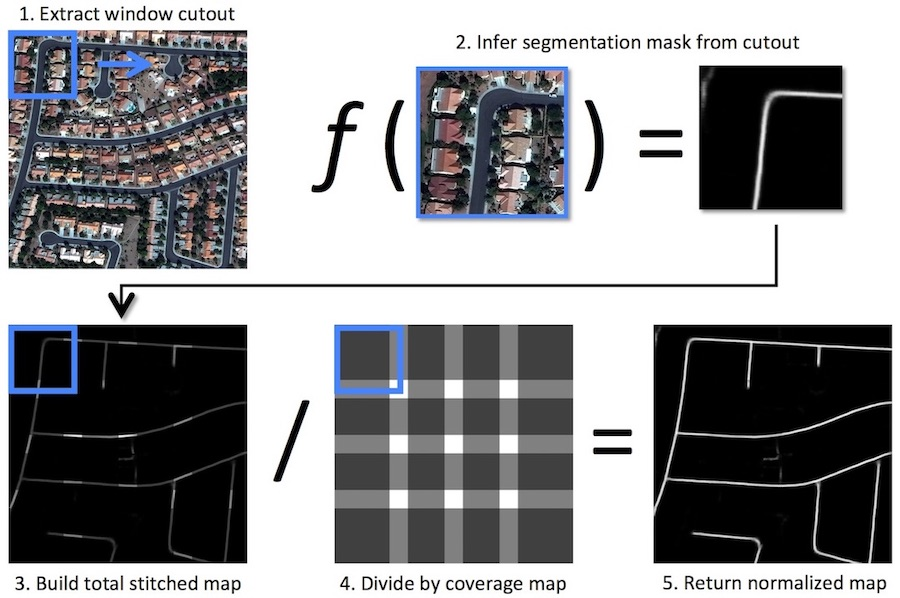
#> input picture notebooks/dar_tutorial_cpu/images/basiss_test.jpg, 900 x 598 px; its folder holds only this picture in this run
$ python -i medial_axis_weight.py   (imports and definitions only)   (older library calls are emulated)
#> lines starting #> are read from the running program, lines starting #| are printed output that depends on the picture; after the words box and inside, x2 and y2 are one past the last pixel; in counts of white or black regions, pixels touching at a corner belong together
#!/usr/bin/env python3
# -*- coding: utf-8 -*-
"""
Created on Sat Feb  1 00:09:24 2020

@author: avanetten
Update to:
    https://github.com/scikit-image/scikit-image/blob/master/skimage/morphology/_skeletonize.py#L364
"""

import sys

# add path of scikit-image
# skimage_path = '/Users/avanetten/opt/anaconda3/envs/solaris/lib/python3.6/site-packages/skimage/morphology'
# sys.path.append(skimage_path)

import numpy as np
from scipy import ndimage as ndi
import skimage
# from skimage.morphology import *
from skimage.morphology._skeletonize import _table_lookup, _pattern_of
from skimage.morphology._skeletonize_cy import (_skeletonize_loop,
                                                _table_lookup_index)


_eight_connect = ndi.generate_binary_structure(2, 2)


###############################################################################
def medial_axis_weight(image, weight_arr=None, mask=None,
                       return_distance=False,
                       verbose=False):
    """
    Compute the medial axis transform of a binary image, use weight_arr if
    desired
    Parameters
    ----------
    image : binary ndarray, shape (M, N)
        The image of the shape to be skeletonized.
    mask : binary ndarray, shape (M, N), optional
        If a mask is given, only those elements in `image` with a true
        value in `mask` are used for computing the medial axis.
    return_distance : bool, optional
        If true, the distance transform is returned as well as the skeleton.
    Returns
    -------
    out : ndarray of bools
        Medial axis transform of the image
    dist : ndarray of ints, optional
        Distance transform of the image (only returned if `return_distance`
        is True)
    See also
    --------
    skeletonize
    Notes
    -----
    This algorithm computes the medial axis transform of an image
    as the ridges of its distance transform.
    The different steps of the algorithm are as follows
     * A lookup table is used, that assigns 0 or 1 to each configuration of
       the 3x3 binary square, whether the central pixel should be removed
       or kept. We want a point to be removed if it has more than one neighbor
       and if removing it does not change the number of connected components.
     * The distance transform to the background is computed, as well as
       the cornerness of the pixel.
     * The foreground (value of 1) points are ordered by
       the distance transform, then the cornerness.
     * A cython function is called to reduce the image to its skeleton. It
       processes pixels in the order determined at the previous step, and
       removes or maintains a pixel according to the lookup table. Because
       of the ordering, it is possible to process all pixels in only one
       pass.
    Examples
    --------
    >>> square = np.zeros((7, 7), dtype=np.uint8)
    >>> square[1:-1, 2:-2] = 1
    >>> square
    array([[0, 0, 0, 0, 0, 0, 0],
           [0, 0, 1, 1, 1, 0, 0],
           [0, 0, 1, 1, 1, 0, 0],
           [0, 0, 1, 1, 1, 0, 0],
           [0, 0, 1, 1, 1, 0, 0],
           [0, 0, 1, 1, 1, 0, 0],
           [0, 0, 0, 0, 0, 0, 0]], dtype=uint8)
    >>> medial_axis(square).astype(np.uint8)
    array([[0, 0, 0, 0, 0, 0, 0],
           [0, 0, 1, 0, 1, 0, 0],
           [0, 0, 0, 1, 0, 0, 0],
           [0, 0, 0, 1, 0, 0, 0],
           [0, 0, 0, 1, 0, 0, 0],
           [0, 0, 1, 0, 1, 0, 0],
           [0, 0, 0, 0, 0, 0, 0]], dtype=uint8)
    """

    if verbose:
        print("medial_axis_transform: image.shape:", image.shape)
        if weight_arr is not None:
            print("medial_axis_transform: weight_arr.shape:", weight_arr.shape)

    global _eight_connect
    if mask is None:
        masked_image = image.astype(np.bool)
    else:
        masked_image = image.astype(bool).copy()
        masked_image[~mask] = False
    #
    # Build lookup table - three conditions
    # 1. Keep only positive pixels (center_is_foreground array).
    # AND
    # 2. Keep if removing the pixel results in a different connectivity
    # (if the number of connected components is different with and
    # without the central pixel)
    # OR
    # 3. Keep if # pixels in neighbourhood is 2 or less
    # Note that table is independent of image
    center_is_foreground = (np.arange(512) & 2**4).astype(bool)
    table = (center_is_foreground  # condition 1.
                &
            (np.array([ndi.label(_pattern_of(index), _eight_connect)[1] !=
                       ndi.label(_pattern_of(index & ~ 2**4),
                                    _eight_connect)[1]
                       for index in range(512)])  # condition 2
                |
        np.array([np.sum(_pattern_of(index)) < 3 for index in range(512)]))
        # condition 3
            )

    # Build distance transform
    distance = ndi.distance_transform_edt(masked_image)
    if verbose:
        print("medial_axis_transform: init distance.shape:", distance.shape)
    if return_distance:
        store_distance = distance.copy()

    if weight_arr is not None:
        distance = distance * weight_arr

    # Corners
    # The processing order along the edge is critical to the shape of the
    # resulting skeleton: if you process a corner first, that corner will
    # be eroded and the skeleton will miss the arm from that corner. Pixels
    # with fewer neighbors are more "cornery" and should be processed last.
    # We use a cornerness_table lookup table where the score of a
    # configuration is the number of background (0-value) pixels in the
    # 3x3 neighbourhood
    cornerness_table = np.array([9 - np.sum(_pattern_of(index))
                                 for index in range(512)])
    corner_score = _table_lookup(masked_image, cornerness_table)

    # Define arrays for inner loop
    i, j = np.mgrid[0:image.shape[0], 0:image.shape[1]]
    result = masked_image.copy()
    distance = distance[result]

    if verbose:
        print("medial_axis_transform: stage2 distance.shape:", distance.shape)

    i = np.ascontiguousarray(i[result], dtype=np.intp)
    j = np.ascontiguousarray(j[result], dtype=np.intp)
    result = np.ascontiguousarray(result, np.uint8)

    # Determine the order in which pixels are processed.
    # We use a random # for tiebreaking. Assign each pixel in the image a
    # predictable, random # so that masking doesn't affect arbitrary choices
    # of skeletons
    #
    generator = np.random.RandomState(0)
    tiebreaker = generator.permutation(np.arange(masked_image.sum()))
    order = np.lexsort((tiebreaker,
                        corner_score[masked_image],
                        distance))
    if verbose:
        print("medial_axis_transform: distance.shape:", distance.shape)
        print("medial_axis_transform: corner_score[masked_image].shape:",
              corner_score[masked_image].shape)
        print("medial_axis_transform: tiebreakder.shape:",
              tiebreaker.shape)

    order = np.ascontiguousarray(order, dtype=np.int32)

    table = np.ascontiguousarray(table, dtype=np.uint8)
    # Remove pixels not belonging to the medial axis
    _skeletonize_loop(result, i, j, order, table)

    result = result.astype(bool)
    if mask is not None:
        result[~mask] = image[~mask]
    if return_distance:
        return result, store_distance
    else:
        return result


###############################################################################
# [171 lines left out: function medial_axis_sort, not called in this run]

>>> import cv2
>>> picture = cv2.imread('../../notebooks/dar_tutorial_cpu/images/basiss_test.jpg', cv2.IMREAD_GRAYSCALE)
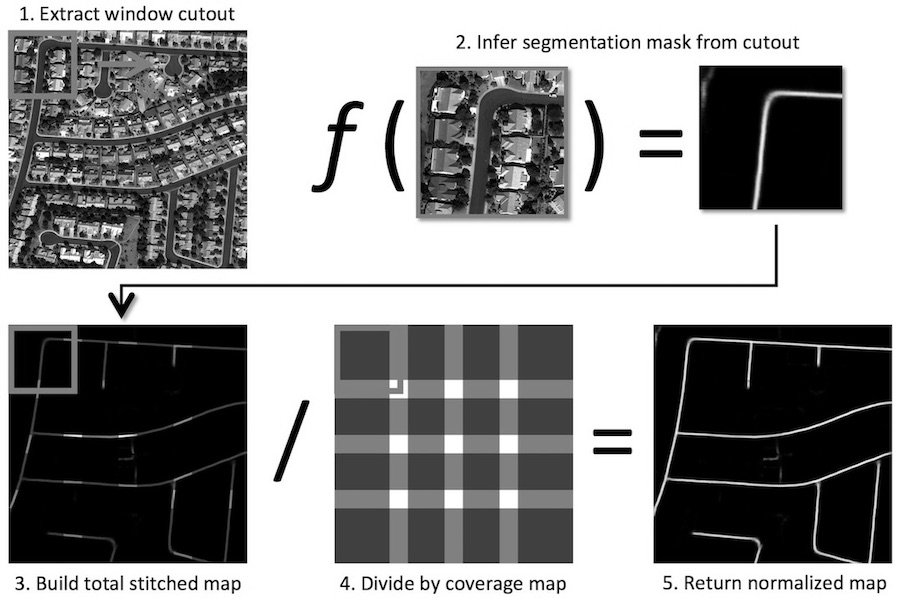
#> picture: shape (598, 900); min 0, max 255, mean 147.4
>>> result = medial_axis_weight(picture)
#> in medial_axis_weight, `masked_image = image.astype(np.bool)`:
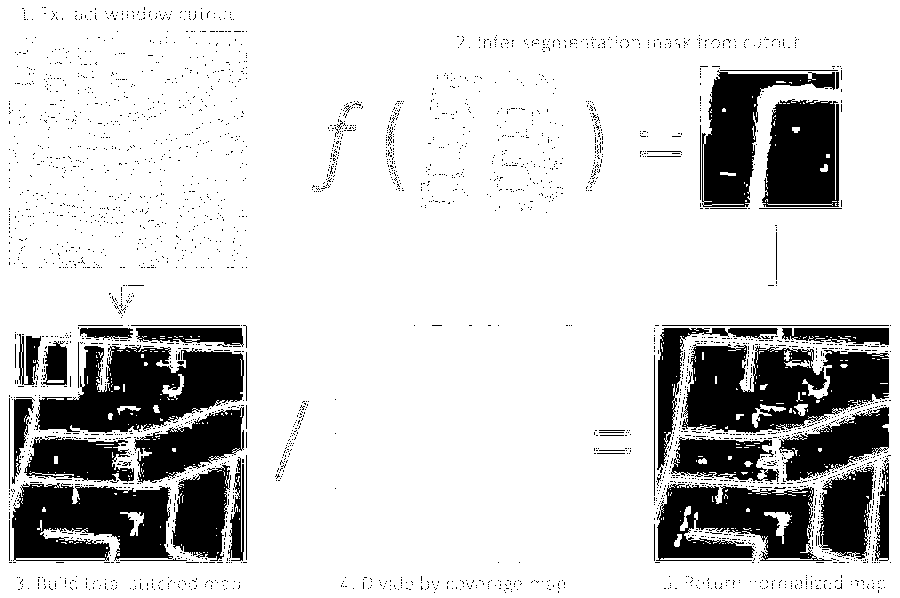
#> masked_image: shape (598, 900) bool; 82.1% white; 3141 black regions (3087 under 20 px), largest, box (x1, y1, x2, y2) and area: (682, 344, 889, 433) 12247, (35, 345, 244, 433) 11285, (12, 483, 173, 561) 9595
#> in medial_axis_weight, `distance = ndi.distance_transform_edt(masked_image)`:
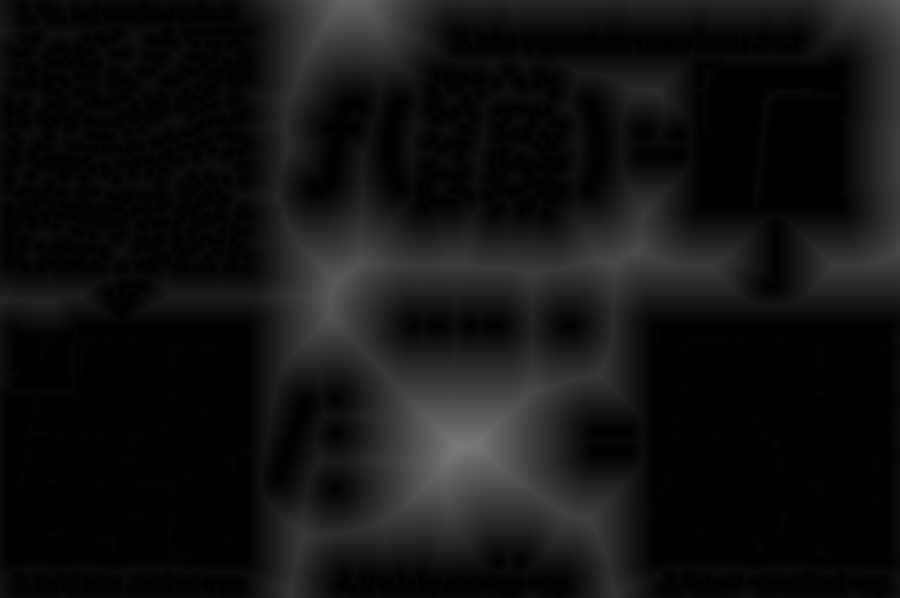
#> distance: shape (598, 900) float64; min 0, max 122.1, mean 18.3
#> in medial_axis_weight, `corner_score = _table_lookup(masked_image, cornerness_table)`:
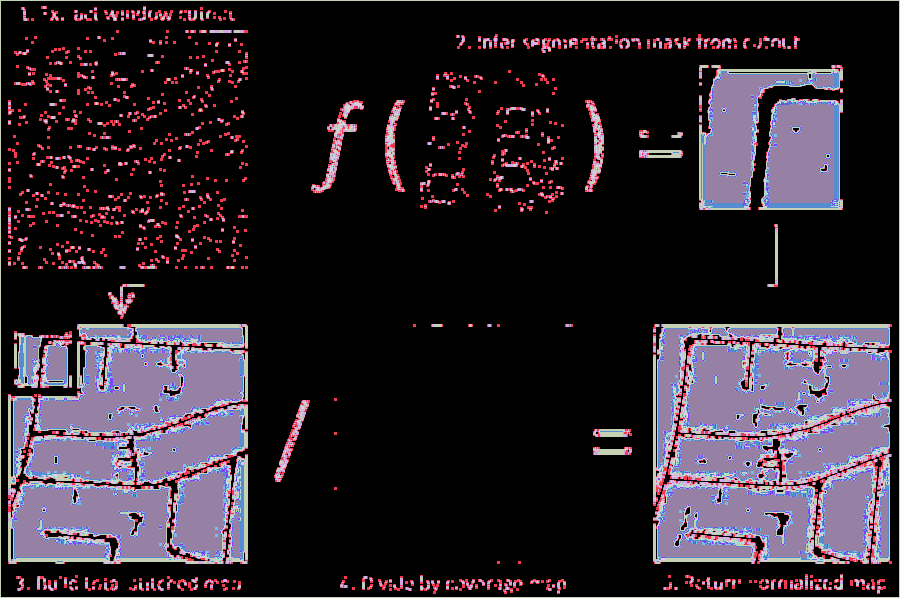
#> corner_score: shape (598, 900) int64; 10 distinct labels, from 0 to 9; one colour per label, 0 black

$ run again, on notebooks/dar_tutorial_cpu/images/speed_fig.jpg
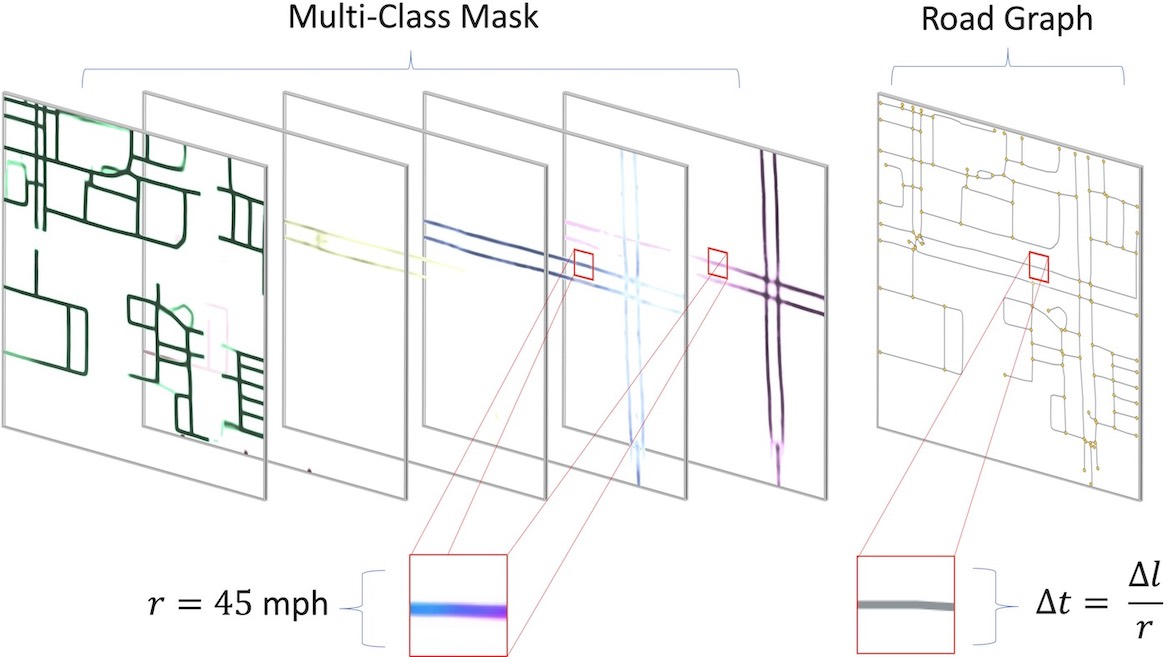
#> input picture notebooks/dar_tutorial_cpu/images/speed_fig.jpg, 1167 x 657 px
#> in medial_axis_weight, `masked_image = image.astype(np.bool)`:
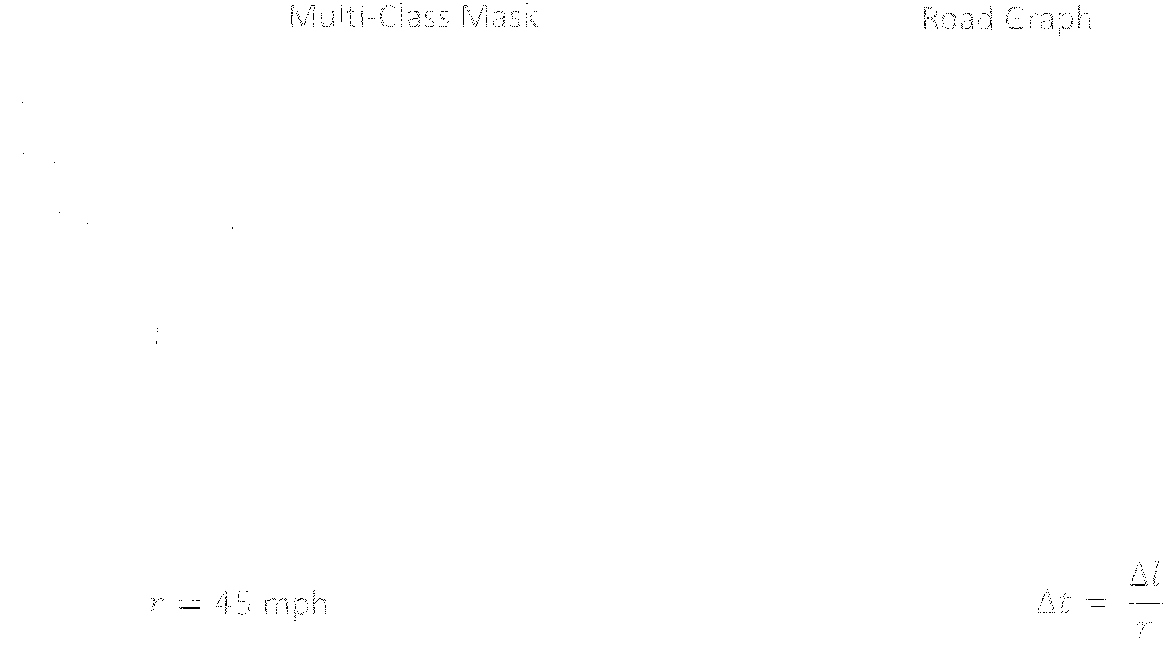
#> masked_image: shape (657, 1167) bool; 99.8% white; black in thin lines or dots
#> in medial_axis_weight, `corner_score = _table_lookup(masked_image, cornerness_table)`:
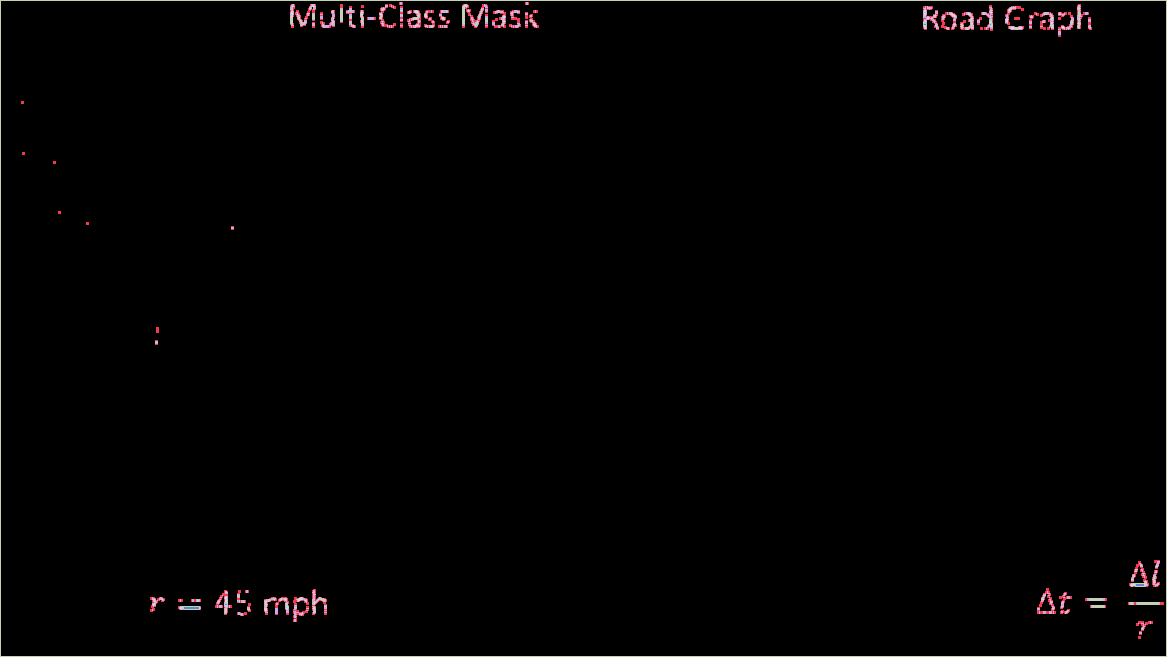
#> corner_score: shape (657, 1167) int64; 7 distinct labels, from 0 to 6; one colour per label, 0 black
